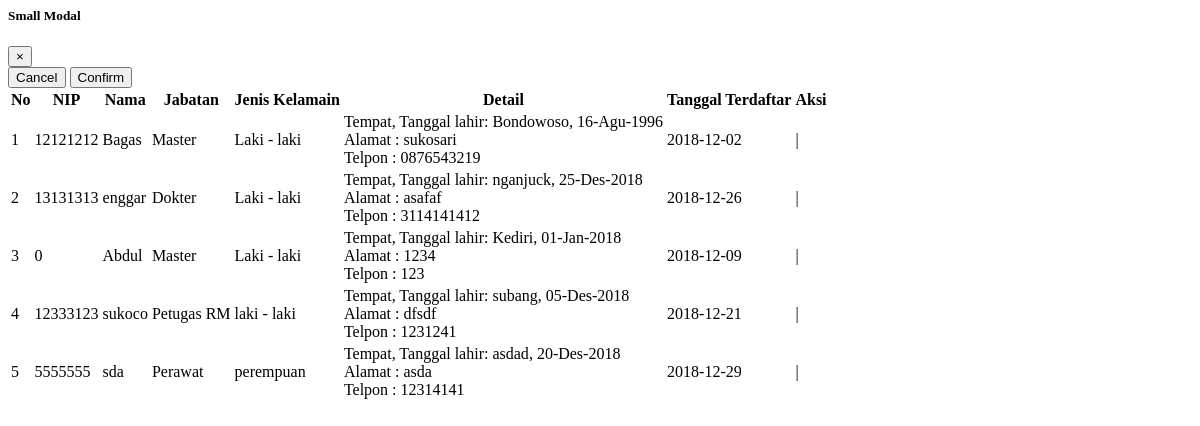
Page /_plug_jabatan/Master/DataMaster.php on the earlier database version.
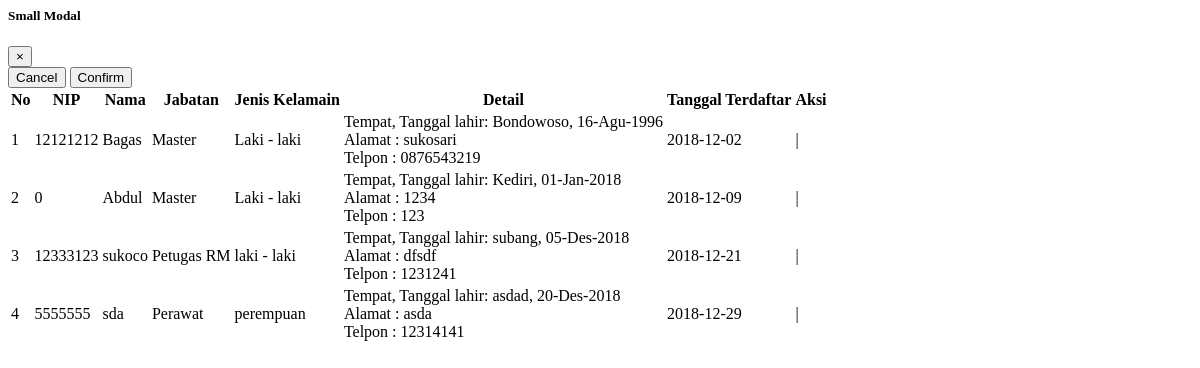
Same page on the later database version.
### tables this page shows
CREATE TABLE IF NOT EXISTS `master_pegawai` (
  `id` int(20) NOT NULL,
  `nip` varchar(17) NOT NULL,
  `nama` varchar(50) NOT NULL,
  `jabatan` enum('Master','Dokter','Petugas RM','Perawat') NOT NULL,
  `jenis_kelamin` varchar(30) NOT NULL,
  `tempat_lahir` varchar(30) NOT NULL,
  `tanggal_lahir` date NOT NULL,
  `alamat` varchar(100) NOT NULL,
  `no_telepon` varchar(20) NOT NULL,
  `tgl_terdaftar` date NOT NULL,
  `username` varchar(30) NOT NULL,
  `password` text NOT NULL,
  `gambar` text NOT NULL
);

### _config/config.php (called while the page is built, shortened)
<?php
function base_url($url = null){
	$base_url = "http://localhost/poligogo";
	if($url != null){
		return $base_url."/".$url;
	} else {
		return $base_url;
	}
}
?>

### _plug_jabatan/Master/Crud.php (called while the page is built, shortened)
<?php
	class Crud
	{
		var $table = 'master_pegawai';
	    public function __construct()
	    {
			require '../../_config/config.php';
	    }
	    public function get_data(){
	    	$mysqli = mysqli_connect('localhost','root','','db_poligigi');
	    	$query = mysqli_query($mysqli, "select * from $this->table");
	    	while ($ress = mysqli_fetch_assoc($query)) {
	    	    	$result[] = $ress;
	    	}
	    	return $result;
	    }
	}
?>

### _plug_jabatan/Master/DataMaster.php (the view, shortened to what this page needs)
<?php
require 'Crud.php';
$crud = new crud;
?>
<div class="modal fade" id="Modal-ubah" tabindex="-1" role="dialog" aria-labelledby="largemodalLabel" aria-hidden="true">
    <div class="modal-dialog modal-lg" role="document">
        <div class="modal-content">
            <div class="modal-header">
                <h5 class="modal-title" id="smallmodalLabel">Small Modal</h5>
                    <button type="button" class="close" data-dismiss="modal" aria-label="Close">
                        <span aria-hidden="true">&times;</span>
                    </button>
            </div>
            <div class="modal-footer">
                <button type="button" class="btn btn-secondary" data-dismiss="modal">Cancel</button>
                <button type="submit" class="btn btn-primary" id='btn-inpedit'>Confirm</button>
            </div>
        </div>
    </div>
</div>
<link href="<?php echo base_url();?>/_assets/css/plugins/dataTables/dataTables.bootstrap.css" rel="stylesheet">
 <table class="table table-striped table-bordered table-hover" id="dataTables-example">
                                            <thead>
                                                <tr>
                                                    <th>No</th>
                                                    <th>NIP</th>
                                                    <th>Nama</th>
                                                    <th>Jabatan</th>
                                                    <th>Jenis Kelamain</th>
                                                    <th>Detail</th>
                                                    <th>Tanggal Terdaftar</th>
                                                    <th>Aksi</th>
                                                </tr>
                                            </thead>
                                            <tbody>
                                                <?php
                                                    foreach ($crud->get_data() as $key_data => $value_data) {
                                                        $tanggal = explode('-', $value_data['tanggal_lahir']);
                                                        $bulan = $tanggal[1];
                                                        if($bulan == 1){
                                                            $bulan = 'Jan';
                                                        }elseif ($bulan == 2) {
                                                            $bulan = "Feb";
                                                        }elseif ($bulan == 3) {
                                                            $bulan = "Mar";
                                                        }elseif ($bulan == 4) {
                                                            $bulan = "Apr";
                                                        }elseif ($bulan == 5) {
                                                            $bulan = "Mei";
                                                        }elseif ($bulan == 6) {
                                                            $bulan = "Jun";
                                                        }elseif ($bulan == 7) {
                                                            $bulan = "Jul";
                                                        }elseif ($bulan == 8) {
                                                            $bulan = "Agu";
                                                        }elseif ($bulan == 9) {
                                                            $bulan = "Sep";
                                                        }elseif ($bulan == 10) {
                                                            $bulan = "Okt";
                                                        }elseif ($bulan == 11) {
                                                            $bulan = "Nov";
                                                        }else{
                                                            $bulan = "Des";
                                                        }
                                                        $key_data++;
                                                        echo "<tr>
                                                                <td>$key_data</td>
                                                                <td>".$value_data['nip']."</td>
                                                                <td>".$value_data['nama']."</td>
                                                                <td>".$value_data['jabatan']."</td>
                                                                <td>".$value_data['jenis_kelamin']."</td>
                                                                <td> Tempat, Tanggal lahir: ".$value_data['tempat_lahir'].", ".$tanggal[2]."-".$bulan."-".$tanggal[0]."<br>
                                                                Alamat : ".$value_data['alamat']."<br>
                                                                Telpon : ".$value_data['no_telepon']."<br></td>
                                                                <td>".$value_data['tgl_terdaftar']."</td>
                                                                <td>
                                                                    <a href='javascript:void(0);' data-toggle='modal' data-target='#Modal-ubah' id='ubah".$key_data."' data-id='".$value_data['id']."' data-nip='".$value_data['nip']."' data-nama='".$value_data['nama']."' data-jabatan='".$value_data['jabatan']."' data-jk='".$value_data['jenis_kelamin']."' data-tempat='".$value_data['tempat_lahir']."' data-tanggal='".$value_data['tanggal_lahir']."' data-alamat='".$value_data['alamat']."' data-no='".$value_data['no_telepon']."' title='Ubah data'>
                                                                    <span class='glyphicon glyphicon-pencil'></span>
                                                                    </a>
                                                                    |
                                                                    <a href='javascript:void(0);' id='hapus".$key_data."' data-id='".$value_data['id']."'><span class='glyphicon glyphicon-trash'></span></a>&nbsp;
                                                                </td>
                                                        </tr>";
                                                    }
                                                ?>
                                            </tbody>
                                        </table>

Differences in the rows shown:
removed master_pegawai: nip "13131313", nama "enggar", jabatan "Dokter", jenis_kelamin "Laki - laki", tempat_lahir "nganjuck", tanggal_lahir "25", tanggal_lahir "Des", tanggal_lahir "2018", alamat "asafaf", no_telepon "3114141412", tgl_terdaftar "2018-12-26"
